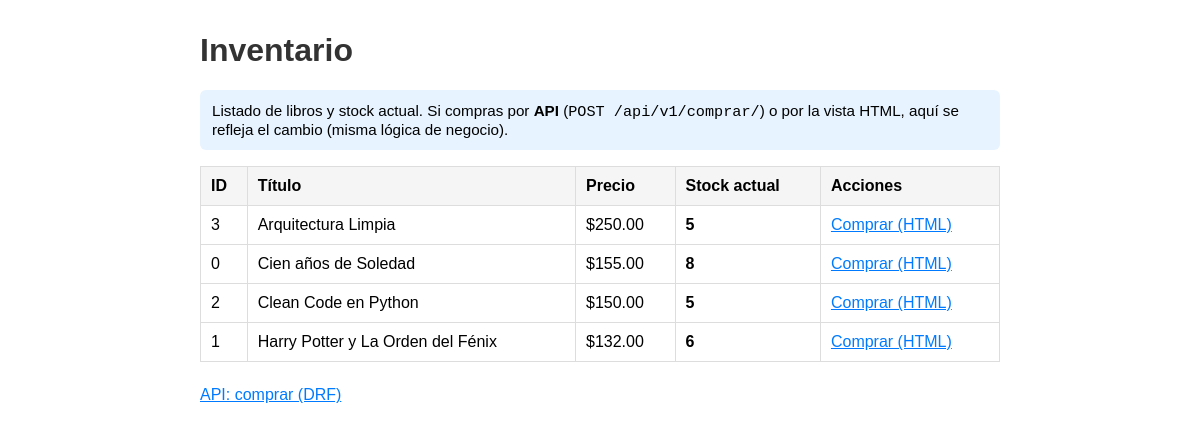
The page / on the database its author committed.
### tienda_app/models.py (models this page shows, shortened)
class Inventario(models.Model):
    libro = models.OneToOneField(Libro, on_delete=models.CASCADE)
    cantidad = models.PositiveIntegerField()

class Libro(models.Model):
    titulo = models.CharField(max_length=200)
    precio = models.DecimalField(max_digits=10, decimal_places=2)

### tienda_app/views.py (the view)
# urls.py: path("", inventario_view, name="inventario"),
def inventario_view(request):
    items = Inventario.objects.select_related("libro").all().order_by("libro__titulo")
    return render(request, "tienda_app/inventario.html", {"items": items})

### tienda_app/templates/tienda_app/inventario.html (shortened to what this page needs)
<!DOCTYPE html>
<html lang="es">
<head>
</head>
<body>
    <h1>Inventario</h1>
    <p class="info">
        Listado de libros y stock actual. Si compras por <strong>API</strong> (<code>POST /api/v1/comprar/</code>) o por la vista HTML, aquí se refleja el cambio (misma lógica de negocio).
    </p>
    {% if items %}
        <table>
            <thead>
                <tr>
                    <th>ID</th>
                    <th>Título</th>
                    <th>Precio</th>
                    <th>Stock actual</th>
                    <th>Acciones</th>
                </tr>
            </thead>
            <tbody>
                {% for item in items %}
                <tr>
                    <td>{{ item.libro.id }}</td>
                    <td>{{ item.libro.titulo }}</td>
                    <td>${{ item.libro.precio }}</td>
                    <td class="stock {% if item.cantidad <= 0 %}bajo{% endif %}">{{ item.cantidad }}</td>
                    <td>
                        <a href="{% url 'finalizar_compra' item.libro.id %}">Comprar (HTML)</a>
                    </td>
                </tr>
                {% endfor %}
            </tbody>
        </table>
    {% else %}
        <p>No hay libros en inventario. Crea algunos desde <code>python manage.py shell</code> o el admin.</p>
    {% endif %}
    <p style="margin-top: 1.5rem;">
        <a href="/api/v1/comprar/">API: comprar (DRF)</a>
    </p>
</body>
</html>

### tienda_app/templates/tienda_app/inventario.html (style rules this page uses)
body { font-family: sans-serif; max-width: 800px; margin: 2rem auto; padding: 0 1rem; }
h1 { color: #333; }
table { width: 100%; border-collapse: collapse; margin-top: 1rem; }
th, td { border: 1px solid #ddd; padding: 10px; text-align: left; }
th { background: #f5f5f5; }
.stock { font-weight: bold; }
a { color: #007bff; }
.info { background: #e7f3ff; padding: 12px; border-radius: 6px; margin-bottom: 1rem; font-size: 0.95rem; }

### rows shown on the page
Inventario: libro.id "3", libro.titulo "Arquitectura Limpia", libro.precio "250.00", cantidad "5"
Inventario: libro.id "0", libro.titulo "Cien años de Soledad", libro.precio "155.00", cantidad "8"
Inventario: libro.id "2", libro.titulo "Clean Code en Python", libro.precio "150.00", cantidad "5"
Inventario: libro.id "1", libro.titulo "Harry Potter y La Orden del Fénix", libro.precio "132.00", cantidad "6"
